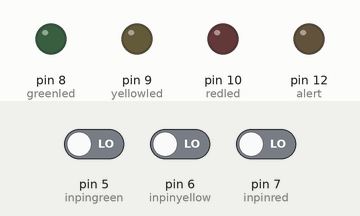
Simulated run of this sketch. Board: Arduino Uno, built with avr-gcc and run on an emulated ATmega328P. Shown: output pins drawn as LEDs (lit = HIGH). Inputs (shaded band) come from the test bench; at power-on: pin 5 (inpingreen) LOW, pin 6 (inpinyellow) LOW, pin 7 (inpinred) LOW. What the sketch prints to the serial monitor is not drawn.

Above: at 1.2 s.
1.3 s: pin 5 (inpingreen) driven HIGH
At 1.8 s:
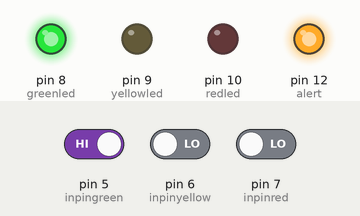
4.3 s: pin 6 (inpinyellow) driven HIGH
At 4.8 s:
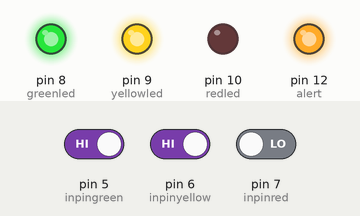
7.3 s: pin 7 (inpinred) driven HIGH
At 8.2 s:
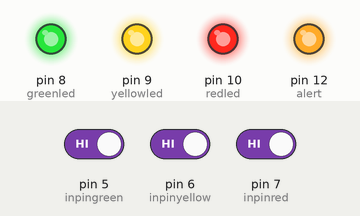
10.3 s: pin 5 (inpingreen) driven LOW
At 10.7 s:
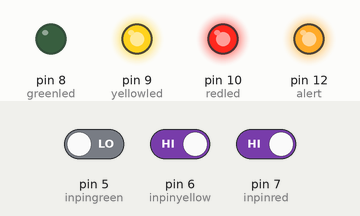
13.3 s: pin 6 (inpinyellow) driven LOW
At 13.51 s:
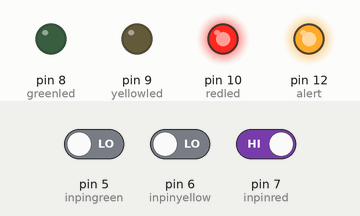
16.3 s: pin 5 (inpingreen) driven HIGH
At 16.51 s:
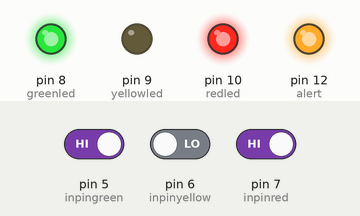
Timing chart, 0 to 19.3 s (numbered marks = the images above; inputs shaded):
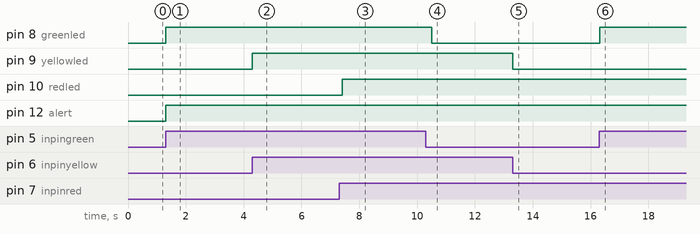

The sketch:

machine_deciding_the_velocity_of_response.ino
```cpp
int inpingreen=5;
int inpinyellow=6;
int inpinred=7;
int inpinarray[3]={inpingreen,inpinyellow,inpinred};
int alert=12;

int greenled=8;
int yellowled=9;
int redled=10;
int ledarray[3]={greenled,yellowled,redled};
int val;

void setup() {
  // put your setup code here, to run once:

Serial.begin(9600);

pinMode(greenled,OUTPUT);
pinMode(yellowled,OUTPUT);
pinMode(redled,OUTPUT);
pinMode(inpingreen,INPUT);
pinMode(inpinyellow,INPUT);
pinMode(inpinred,INPUT);

pinMode(alert,OUTPUT);
}

void loop() {
  // put your main code here, to run repeatedly:
  for(int i=0;i<=2;i++){
    val=digitalRead(inpinarray[i]);
    if(val==LOW){
     digitalWrite(ledarray[i],LOW);
    }
    else{
      digitalWrite(ledarray[i],HIGH);
      Serial.print(inpinarray[i],"is the first");
      digitalWrite(alert,HIGH);
      delay(100);
      digitalWrite(alert,LOW);

    }
  }
  }
```

Measured:
- after the input at 1.3 s, pin 8 (greenled), pin 12 (alert): LOW → HIGH at once
- after the input at 4.3 s, pin 9 (yellowled): LOW → HIGH at once
- after the input at 7.3 s, pin 10 (redled): LOW → HIGH after 0.11 s
- after the input at 10.3 s, pin 8 (greenled): HIGH → LOW after 0.21 s
- after the input at 13.3 s, pin 9 (yellowled): HIGH → LOW at once
- after the input at 16.3 s, pin 8 (greenled): LOW → HIGH at once
